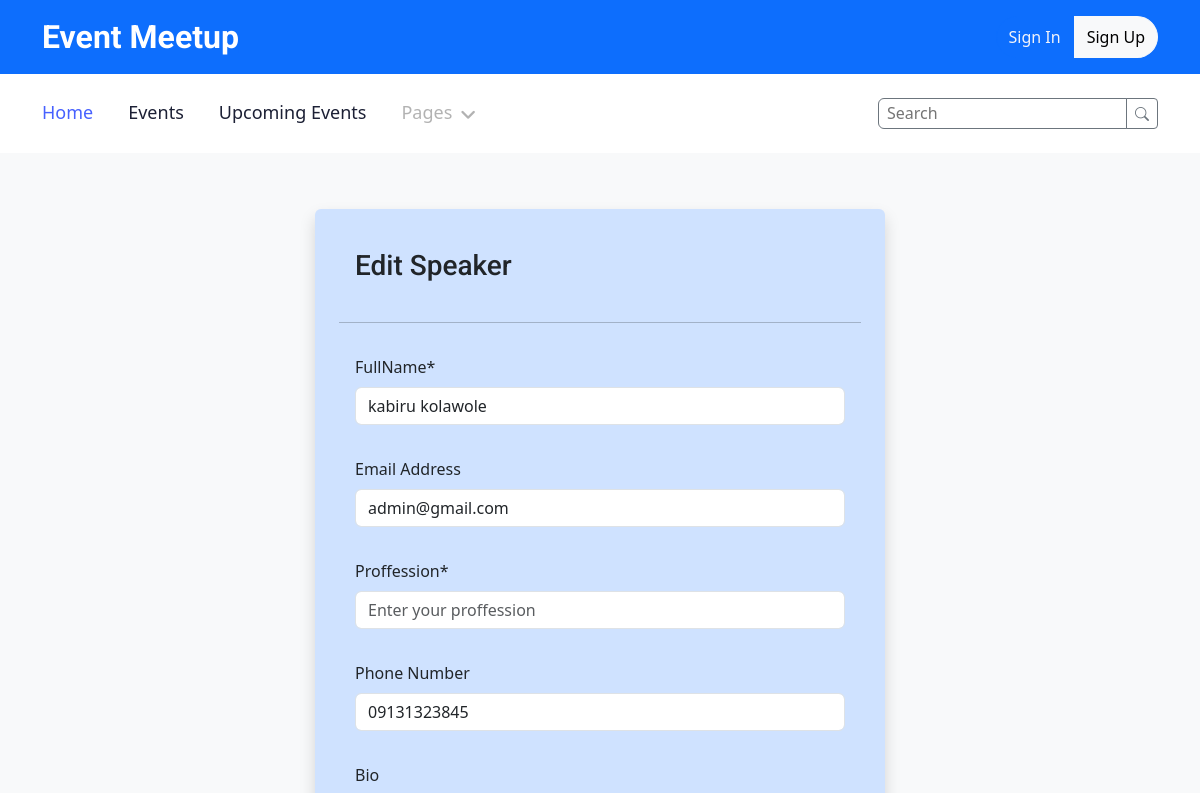
The app's page /update-speaker/11 (upper part), older data.
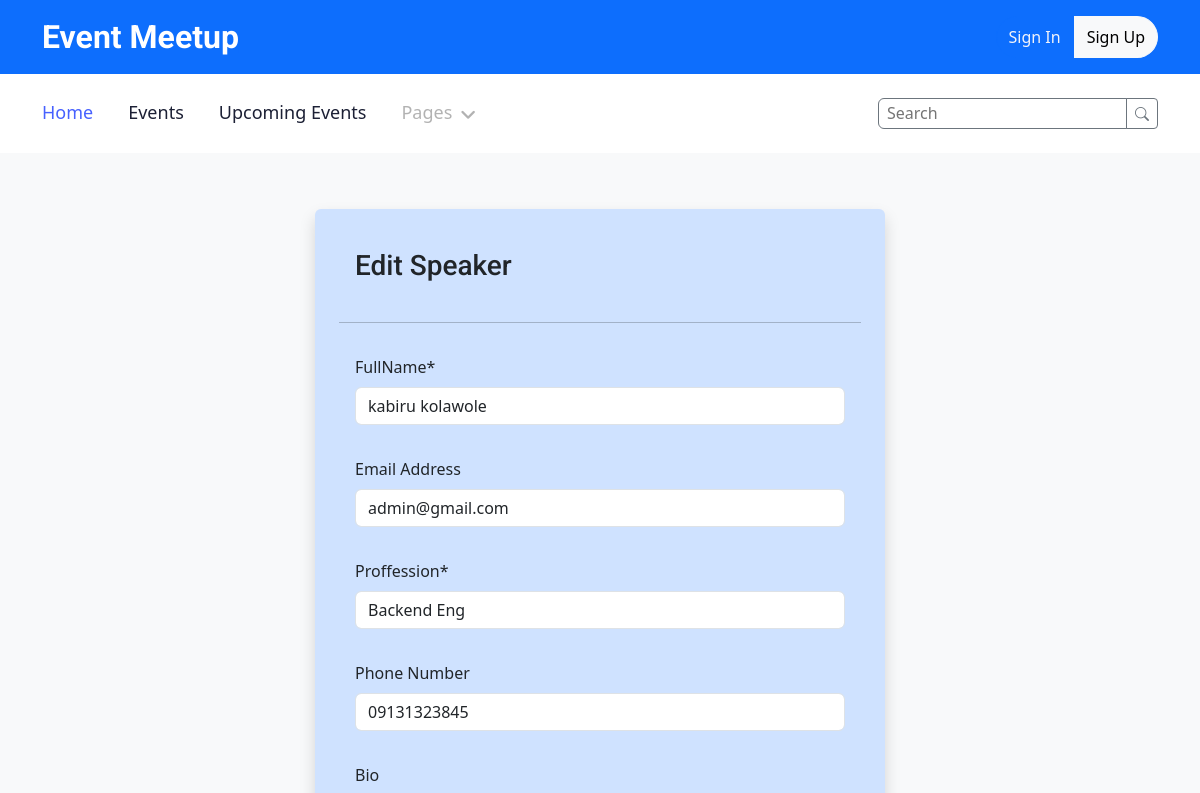
The same page, newer data.
### meetup/models.py (models this page shows, shortened)
class Speaker(models.Model):
    user = models.ForeignKey(myUser, on_delete=models.CASCADE,  null=True, blank=True)
    name = models.CharField(max_length=200)
    proffession = models.CharField(max_length=200, null=True)
    email = models.EmailField(max_length=200, blank=True, null=True)
    phone = models.CharField(max_length=200, blank=True, null=True)
    meetup_name = models.CharField(max_length=200, blank=True, null=True)
    image = models.ImageField(upload_to='speaker_img')
    bio = models.TextField(blank=True, null=True)

### meetup/views.py (the view)
# urls.py: path('update-speaker/<int:pk>', views.update_speaker, name='update_speaker'),
def update_speaker(request, pk):
    speaker=Speaker.objects.get(id=pk)
    if request.method =='POST':
        form=SpeakerForm(request.POST,request.FILES, instance=speaker)
        if form.is_valid():
            form.save()
            messages.success(request, 'Speaker updated successfully.')
        return redirect('speaker-detail', 3)
    else:
        form=SpeakerForm(instance=speaker)
    context={
        'form': form,
    }
    return render(request, 'meetup/update_speaker.html', context)

### meetup/forms.py
class SpeakerForm(forms.ModelForm):
    class Meta:
        model = Speaker
        fields = ['name', 'email','proffession', 'phone', 'bio', 'image']
        labels ={
            'name': 'FullName',
            'email': 'Email Address',
            'phone': 'Phone Number',
        }
        widgets={
            'name':forms.TextInput(attrs={'placeholder':'Enter your name'}),
            'email':forms.EmailInput(attrs={'placeholder':'Enter your email'}),
            'proffession':forms.TextInput(attrs={'placeholder':'Enter your proffession'}),
            'phone':forms.NumberInput(attrs={'placeholder':'Enter your Phone number'}),
            'bio':forms.Textarea(attrs={'placeholder':'here...'}),
        }

### meetup/templates/meetup/update_speaker.html (shortened to what this page needs)
{% extends 'meetup/partials/base.html' %}
{% load static %}
{% load crispy_forms_tags %}
{% block content %}
<div class="container-xxl py-5">
	<div class="container">
		<div class="row mt-2 justify-content-center">
			<div class="col-lg-6 wow fadeInUp shadow bg-primary-subtle rounded p-4" data-wow-delay="0.5s">
				<h3 class="mb-4 p-3">Edit Speaker</h3>
				<hr />
				<div class="p-3">
					<form class="row g-3" method="POST" enctype="multipart/form-data">
						{% csrf_token %} {{form|crispy}}
					</form>
				</div>
			</div>
		</div>
	</div>
</div>
{% endblock content %}

Row changes from the older to the newer data that the page shows:
changed Speaker "kabiru kolawole": proffession (not shown) → "Backend Eng"
